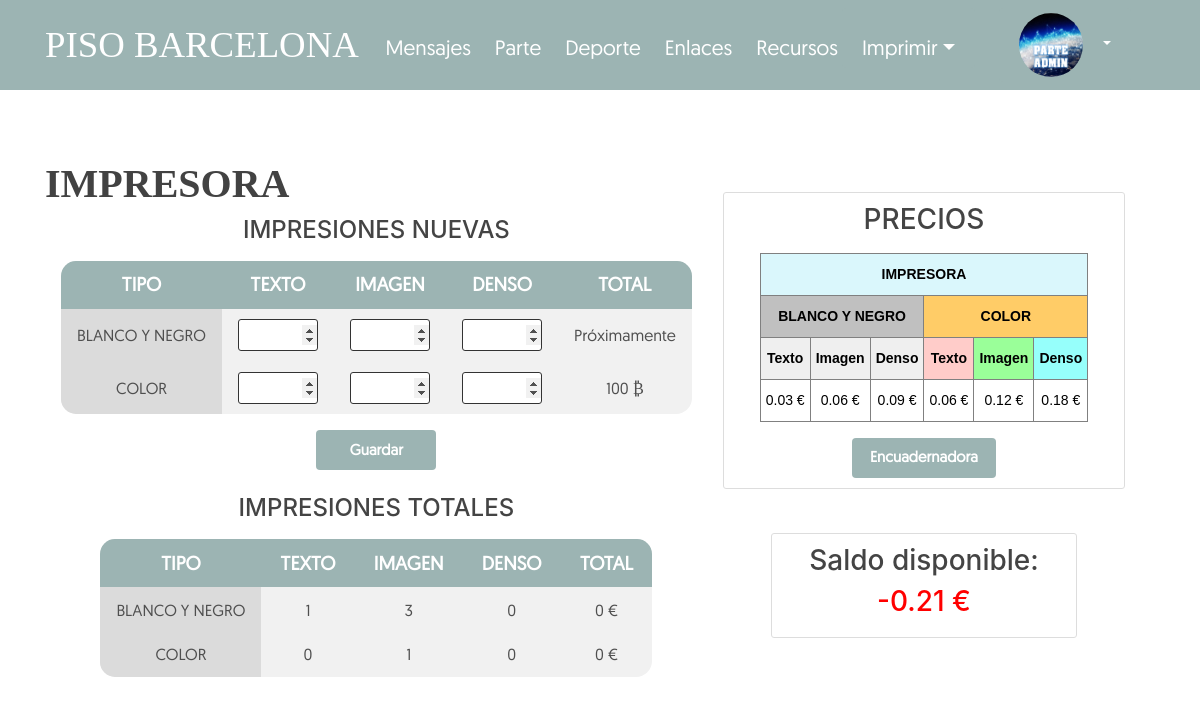
Screenshot of /impresora/ (signed in) with the database file from the repository.
### users/models.py (models this page shows, shortened)
class Profile(models.Model):
    user = models.OneToOneField(User, on_delete=models.CASCADE)
    image = models.ImageField(default='default.jpg', upload_to='profile_pics')

### blog/models.py (models this page shows, shortened)
class VariablesGlobales(models.Model):
    diadxt = models.IntegerField()
    diaparte = models.IntegerField(default=6)
    precio_tblanco = models.DecimalField(max_digits=5,decimal_places=2,default=0.03)
    precio_iblanco = models.DecimalField(max_digits=5,decimal_places=2,default=0.06)
    precio_dblanco = models.DecimalField(max_digits=5,decimal_places=2,default=0.09)
    precio_tcolor = models.DecimalField(max_digits=5,decimal_places=2,default=0.06)
    precio_icolor = models.DecimalField(max_digits=5,decimal_places=2,default=0.12)
    precio_dcolor = models.DecimalField(max_digits=5,decimal_places=2,default=0.18)
    precio_e6 = models.DecimalField(max_digits=5,decimal_places=2,default=0.15)
    precio_e10 = models.DecimalField(max_digits=5,decimal_places=2,default=0.20)
    precio_e14 = models.DecimalField(max_digits=5,decimal_places=2,default=0.25)
    precio_e20 = models.DecimalField(max_digits=5,decimal_places=2,default=0.30)
    precio_tapa = models.DecimalField(max_digits=5,decimal_places=2,default=0.4)

class Impresor(models.Model):
    msg_id3 = models.AutoField(primary_key=True,default=None)
    user = models.ForeignKey(User, on_delete=models.CASCADE)
    saldo = models.DecimalField(max_digits=5,decimal_places=2,default=0)
    texto_blanco = models.PositiveIntegerField(default=0)
    texto_color = models.PositiveIntegerField(default=0)
    imagen_blanco = models.PositiveIntegerField(default=0)
    imagen_color = models.PositiveIntegerField(default=0)
    denso_blanco = models.PositiveIntegerField(default=0)
    denso_color = models.PositiveIntegerField(default=0)
    e6 = models.PositiveIntegerField(default=0)
    e10 = models.PositiveIntegerField(default=0)
    e14 = models.PositiveIntegerField(default=0)
    e20 = models.PositiveIntegerField(default=0)
    tapas = models.PositiveIntegerField(default=0)

### blog/views.py (the view, shortened to what this page needs)
# urls.py: path('impresora/', views.Impresora, name='blog-impresora'),
@login_required
def Impresora(request):
    user = None
    total_blanco = 0
    total_color = 0
    if request.user.is_authenticated and request.user.username != 'invitado':
        user = request.user
    try:    #Para obtener la respuesta anterior si la hay
        precios = VariablesGlobales.objects.get()
        precio_tblanco = precios.precio_tblanco
        precio_tcolor = precios.precio_tcolor
        precio_iblanco = precios.precio_iblanco
        precio_icolor = precios.precio_icolor
        precio_dblanco = precios.precio_dblanco
        precio_dcolor = precios.precio_dcolor
        answer = Impresor.objects.get(user=user)    #query para sacar la respuesta anterior
        saldo = answer.saldo
        texto_blanco = answer.texto_blanco
        texto_color = answer.texto_color
        imagen_blanco = answer.imagen_blanco
        imagen_color = answer.imagen_color
        denso_blanco = answer.denso_blanco
        denso_color = answer.denso_color
    except Impresor.DoesNotExist:
        saldo = 0
        texto_blanco = 0
        texto_color = 0
        imagen_blanco = 0
        imagen_color = 0
        denso_blanco = 0
        denso_color = 0
        e6 = 0
        e10 = 0
        e14 = 0
        e20 = 0
        tapas = 0
    return render(request, 'blog/impresora.html', {'title': 'Impresora', 'tblanco': texto_blanco, 'tcolor': texto_color, 'iblanco': imagen_blanco,
    'icolor': imagen_color, 'dblanco': denso_blanco, 'dcolor': denso_color, 'saldo': saldo, 'totblanco': total_blanco, 'totcolor': total_color,
    'ptb': precio_tblanco, 'ptc': precio_tcolor, 'pib': precio_iblanco, 'pic': precio_icolor, 'pdb': precio_dblanco, 'pdc': precio_dcolor})

### blog/templates/blog/impresora.html (shortened to what this page needs)
{% extends "blog/base.html" %}
{% block content %}
<div class="row">
    <div class="col-md-7.5">
        <div class="container my-3">
            <h1>IMPRESORA</h1>
            <center><h4>IMPRESIONES NUEVAS</h4></center>
            <form method="post" action="{% url 'blog-impresora' %}">{% csrf_token %}
                <table>
                    <thead>
                    <tr>
                        <th style="border-radius: 15px 0px 0px 0px;">TIPO
                        <th>TEXTO
                        <th>IMAGEN
                        <th>DENSO
                        <th style="border-radius: 0px 15px 0px 0px;">TOTAL
                    </thead>
                    <tbody align="center">
                    <tr>
                        <td style="background-color: rgb(219, 219, 219);">BLANCO Y NEGRO
                        <td><input onblur="SumaBlanco()" type="number" id="tblanco1" name="tblanco1"
                            min="0" max="1000">
                        <td><input onblur="SumaBlanco()" type="number" id="iblanco1" name="iblanco1"
                            min="0" max="1000">
                        <td><input onblur="SumaBlanco()" type="number" id="dblanco1" name="dblanco1"
                            min="0" max="1000">
                        <td>Próximamente
                    <tr>
                        <td style="background-color: rgb(219, 219, 219); border-radius: 0px 0px 0px 15px;">COLOR
                        <td><input onblur="SumaColor()" type="number" id="tcolor1" name="tcolor1"
                            min="0" max="1000">
                        <td><input onblur="SumaColor()" type="number" id="icolor1" name="icolor1"
                            min="0" max="1000">
                        <td><input onblur="SumaColor()" type="number" id="dcolor1" name="dcolor1"
                            min="0" max="1000">
                        <td>100 ₿
                    </tbody>
                </table>
                {% if user.username == 'invitado' %}
                  <center><button class="btn boton-parte" onclick="noAutorizado()">Guardar</button></center>
                {% else %}
                  <center><button type="submit" class="btn boton-parte">Guardar</button></center>
                {% endif %}
            </form>
            <br>
            <center><h4>IMPRESIONES TOTALES</h4>
                <table>
                    <thead>
                    <tr>
                        <th style="border-radius: 15px 0px 0px 0px;">TIPO
                        <th>TEXTO
                        <th>IMAGEN
                        <th>DENSO
                        <th style="border-radius: 0px 15px 0px 0px;">TOTAL
                    </thead>
                    <tbody align="center">
                    <tr>
                        <td style="background-color: rgb(219, 219, 219);">BLANCO Y NEGRO
                        <td>{{ tblanco }}
                        <td>{{ iblanco }}
                        <td>{{ dblanco }}
                        <td>{{ totblanco }} €
                    <tr>
                        <td style="background-color: rgb(219, 219, 219); border-radius: 0px 0px 0px 15px;">COLOR
                        <td>{{ tcolor }}
                        <td>{{ icolor }}
                        <td>{{ dcolor }}
                        <td>{{ totcolor }} €
                    </tbody>
                </table></center>
        </div>
    </div>
    <div class="col-md-4.5">
      <br><br>
        <div class="content-section">
            <center><h3>PRECIOS</h3></center>
              <table class="tg">
              <thead>
                <tr>
                  <th class="tg-uxdp" colspan="6">IMPRESORA</th>
                </tr>
              </thead>
              <tbody>
                <tr>
                  <td class="tg-axxb" colspan="3">BLANCO Y NEGRO</td>
                  <td class="tg-mw2h" colspan="3">COLOR</td>
                </tr>
                <tr>
                  <td class="tg-io4b">Texto</td>
                  <td class="tg-io4b">Imagen</td>
                  <td class="tg-io4b">Denso</td>
                  <td class="tg-ivaq">Texto</td>
                  <td class="tg-2pb4">Imagen</td>
                  <td class="tg-nugf">Denso</td>
                </tr>
                <tr>
                  <td class="tg-af47">{{ ptb }} €</td>
                  <td class="tg-af47">{{ pib }} €</td>
                  <td class="tg-af47">{{ pdb }} €</td>
                  <td class="tg-af47">{{ ptc }} €</td>
                  <td class="tg-af47">{{ pic }} €</td>
                  <td class="tg-af47">{{ pdc }} €</td>
                </tr>
              </tbody>
              </table>
              <a href="{% url 'blog-encuadernadora' %}">
                <center><button class="btn boton-parte" style="width: 40%;">Encuadernadora</button></center>
              </a>
        </div>
        <br>
        <center>
        <div class="col-10">
          <div class="content-section">
            <h3>Saldo disponible: </h3>
            {% if saldo > 0 %}
              <h3 style="color:#008000";>{{ saldo }} €</h3>
            {% else %}
            <h3 style="color:#FF0000";>{{ saldo }} €</h3>
            {% endif %}
          </div>
        </div>
        </center>
    </div>
</div>
{% endblock %}

### blog/templates/blog/base.html (shortened to what this page needs)
{% load static %}
<!DOCTYPE html>
<html>
<head>
    <link rel="stylesheet" href="https://maxcdn.bootstrapcdn.com/bootstrap/4.0.0/css/bootstrap.min.css">
    <link rel="stylesheet" type="text/css" href="{% static 'blog/main.css' %}">
</head>
<body>
    <header class="site-header">
      <nav class="navbar navbar-expand-md navbar-dark bg-steel fixed-top">
        <div class="container">
          <a class="barcelonaheader" href="{% url 'blog-inicio' %}">PISO BARCELONA</a>
          <div class="collapse navbar-collapse" id="navbarToggle">
            <div class="navbar-nav">
                {% if user.is_authenticated %}
                  <a class="menuheader mr-4" href="{% url 'blog-home' %}">Mensajes</a>
                  <a class="menuheader mr-4" href="{% url 'blog-parte' %}">Parte</a>
                  <a class="menuheader mr-4" href="{% url 'blog-deporte' %}">Deporte</a>
                  <a class="menuheader mr-4" href="{% url 'blog-enlaces' %}">Enlaces</a>
                  <a class="menuheader mr-4" href="{% url 'blog-recursos' %}">Recursos</a>
                  <div class="dropdown">
                    <button type="button" class="mr-4 btn btn-secondary2 dropdown-toggle menuheader" data-toggle="dropdown" aria-haspopup="true" aria-expanded="false">Imprimir</button>
                  </div>
                  <div class="dropdown">
                    <button type="button" class="mr-4 btn btn-secondary dropdown-toggle" data-toggle="dropdown" aria-haspopup="true" aria-expanded="false"> <img class="rounded-circle article-img" src="{{ user.profile.image.url }}"></button>
                  </div>
                {% else %}
                  <a class="login mr-4" href="{% url 'login' %}">Iniciar Sesión</a>
                  <a class="login mr-4" href="{% url 'codigoseguridad' %}">Registrarse</a>
                {% endif %}
              </div>
            </div>
          </div>
        </nav>
      </header>
    <main role="main" class="container">
      {% block content %}{% endblock %}
    </main>
  </body>
  </html>

### blog/static/blog/main.css (style rules this page uses)
body { background: #F1F1F1; background: url(/media/background/back.png) no-repeat center center fixed; background-size: cover; color: #333333; padding-top: 18vh; }
h1 { font-weight: bold; color: rgb(66, 66, 66); font-family: 'fuente-titulo'; }
h2, h3, h4, h5 { color: #444444; }
.bg-steel { background-color: #9CB4B3; opacity: 1; height: device-height/10; }
.btn-secondary { background-color: #9CB4B3; box-shadow: none; border: none; color: white; padding: 5px 20px; text-align: center; text-decoration: none; display: inline-block; }
.btn-secondary2 { margin-left: -20px; background-color: #9CB4B3; box-shadow: none; border: none; color: white; padding: 5px 20px; text-align: center; text-decoration: none; display: inline-block; }
.menuheader { color: #ffffff; font-size: 130%; font-family: 'fuente-header2'; padding-top: 3vh; display:inline-block; }
.barcelonaheader { color: #ffffff; font-family: 'fuente-titulo'; font-size: 230%; }
.dropdown { position: relative; display: inline-block; }
.content-section { background: #ffffff; padding: 10px 20px; border: 1px solid #dddddd; border-radius: 3px; margin-bottom: 20px; }
.article-img { width: 4rem; aspect-ratio: 1; margin-right: 16px; }
*, *:before, *:after { margin: 0; padding: 0; box-sizing: border-box; }
table { background: #f1f1f1; border-radius: 1em; border-collapse: collapse; margin: 1em; font-family: 'fuente-header2'; }
th { background: #9CB4B3; color: #ffffff; font-size: 1.2em; font-weight: 900; padding: 0.5em 1em; text-align: center; font-family: 'fuente-header2'; }
td { color: #4f4f4f; padding: 0.65em 1em; font-family: 'fuente-header2'; font-weight: 100; }
tbody tr { transition: background 0.25s ease; }
.boton-parte { font-size:15px; font-weight:bold; font-family: 'fuente-header2'; color:white; background:#9CB4B3; width:120px; height:40px; }
input[type=number] { border: 0.25px solid rgb(51, 51, 51); border-radius: 3px; text-align: center; width: 5rem; height: 2rem; }

### blog/templates/blog/impresora.html (style rules this page uses)
.tg { border-collapse:collapse;border-spacing:0; }
.tg td { border-color:black;border-style:solid;border-width:1px;font-family:Arial, sans-serif;font-size:14px; overflow:hidden;padding:10px 5px;word-break:normal; }
.tg th { border-color:black;border-style:solid;border-width:1px;font-family:Arial, sans-serif;font-size:14px; font-weight:normal;overflow:hidden;padding:10px 5px;word-break:normal; }
.tg .tg-axxb { background-color:#c0c0c0;border-color:inherit;color:#000000;font-weight:bold;text-align:center;vertical-align:top }
.tg .tg-io4b { background-color:#efefef;border-color:inherit;color:#000000;font-weight:bold;text-align:center;vertical-align:top }
.tg .tg-af47 { background-color:#ffffff;border-color:inherit;color:#000000;text-align:center;vertical-align:top }
.tg .tg-mw2h { background-color:#ffcc67;border-color:inherit;color:#000000;font-weight:bold;text-align:center;vertical-align:top }
.tg .tg-uxdp { background-color:#daf7fc;border-color:inherit;color:#000000;font-weight:bold;text-align:center;vertical-align:top }
.tg .tg-ivaq { background-color:#ffccc9;border-color:inherit;color:#000000;font-weight:bold;text-align:center;vertical-align:top }
.tg .tg-2pb4 { background-color:#9aff99;border-color:inherit;color:#000000;font-weight:bold;text-align:center;vertical-align:top }
.tg .tg-nugf { background-color:#96fffb;border-color:inherit;color:#000000;font-weight:bold;text-align:center;vertical-align:top }

### rows the page displays
VariablesGlobales: precio_tblanco "0.03", precio_iblanco "0.06", precio_dblanco "0.09", precio_tcolor "0.06", precio_icolor "0.12", precio_dcolor "0.18"
Impresor: saldo "-0.21"

### other values shown
{{ tblanco }} "1"
{{ iblanco }} "3"
{{ dblanco }} "0"
{{ totblanco }} "0"
{{ tcolor }} "0"
{{ icolor }} "1"
{{ dcolor }} "0"
{{ totcolor }} "0"
